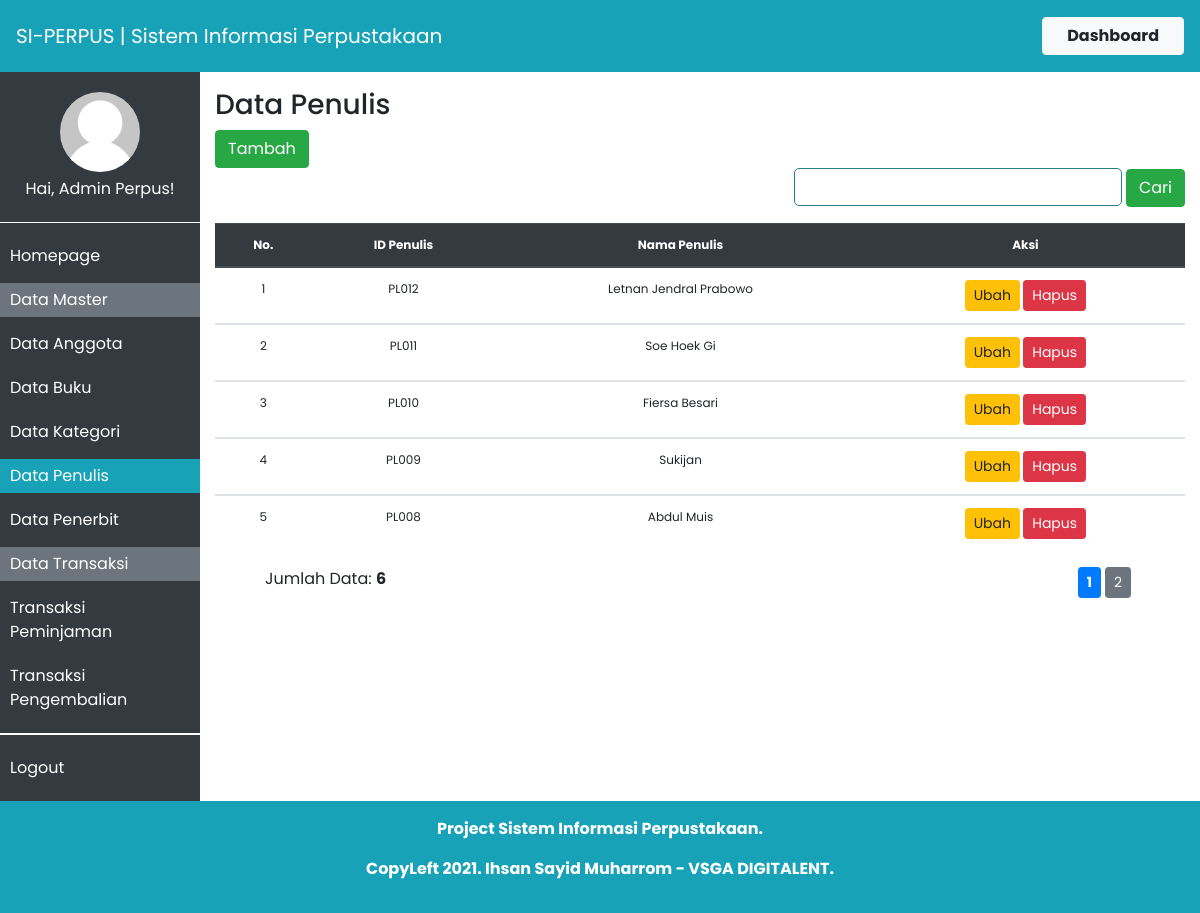
The app's page /index.php?p=penulis (signed in) with its own data.
### tables this page shows
CREATE TABLE `penulis` (
  `id_penulis` char(5) NOT NULL,
  `nama_penulis` varchar(25) NOT NULL
);

### config/konfigurasi-umum.php (called while the page is built, shortened)
<?php
	$_QUERY_LIMIT		= 5;
?>

### app/penulis.php (the view, shortened to what this page needs)
<?php
	$row = 0;
	$offset = 0;
	if(!isset($_POST['cari'])) {
		$sql = "SELECT * FROM penulis ORDER BY id_penulis DESC LIMIT {$offset}, {$_QUERY_LIMIT};";
		$query = mysqli_query($db_conn, $sql);
		$sql_count = "SELECT id_penulis FROM penulis;";
		$query_count = mysqli_query($db_conn, $sql_count);
		$row = $query_count->num_rows;
	}
?>
		<div id="container">
			<div class="page-title">
				<h3>Data Penulis</h3>
			</div>
			<div class="page-content">
				<div class="table-upper">
					<div class="table-upper-left">
						<a href="index.php?p=penulis-tambah" class="btn btn-success btn-medium">Tambah</a>
					</div>
					<div class="table-upper-right">
						<form name="pencarian_anggota" action="" method="post" class="mg-top-15 text-right">
							<input type="text" name="kata_kunci" class="input_search">
							<input type="submit" name="cari" value="Cari" class="btn btn-success">
						</form>
					</div>
				</div>
			<?php
				if($row > 0) {
			?>
				<table class="table data-table">
					<thead class="thead-dark">
						<tr>
							<th>No.</th>
							<th>ID Penulis</th>
							<th>Nama Penulis</th>
							<th>Aksi</th>
						</tr>
					</thead>
				<?php
					$i = 1;
					while($data = mysqli_fetch_array($query)) {
				?>
					<tbody>
						<tr>
							<td class="text-center"><?php echo $i++; ?></td>
							<td><?php echo $data['id_penulis']; ?></td>
							<td><?php echo $data['nama_penulis']; ?></td>
							<td class="text-center">
								<a href="index.php?p=penulis-ubah&id=<?php echo $data['id_penulis']; ?>" class="btn btn-warning btn-sm">Ubah</a>
								<a href="index.php?p=penulis-hapus&id=<?php echo $data['id_penulis']; ?>" class="btn btn-danger btn-sm confirm">Hapus</a>
							</td>
						</tr>
					</tbody>
				<?php
					}
				?>
				</table>
				<div class="table-lower">
					<div class="table-lower-left mg-top-5">
						Jumlah Data: <span class="font-weight-bold"><?php echo $row; ?></span>
					</div>
					<div class="table-lower-right text-right">
					<?php if(!isset($_POST['cari'])) {  ?>
						<ul class="table-pagination">
						<?php
						}
					?>
						</ul>
					</div>
				</div>
			<?php } else { ?>
				<p class="text-center">Data tidak tersedia.</p>
			<?php } ?>
			</div>
		</div>

### assets/css/style.css (style rules this page uses)
body { font-family: 'Poppins', sans-serif; }
:root { --primary: #297F87; }
.table.data-table { font-size: 12px !important; margin: 1rem 0; }
.table > thead, .table > tbody { text-align: center; }
.table-lower { display: flex; justify-content: space-between; padding: 0 50px; }
.table-lower > .table-lower-right > .table-pagination { list-style: none; }
.input_search { border: 1px solid var(--primary); border-radius: 5px; padding: 0.4rem 0.3rem; }

### records on screen
penulis: id_penulis "PL012", nama_penulis "Letnan Jendral Prabowo"
penulis: id_penulis "PL011", nama_penulis "Soe Hoek Gi"
penulis: id_penulis "PL010", nama_penulis "Fiersa Besari"
penulis: id_penulis "PL009", nama_penulis "Sukijan"
penulis: id_penulis "PL008", nama_penulis "Abdul Muis"

### other values on screen
$_SITE_TITLE "SI-PERPUS | Sistem Informasi Perpustakaan"
$_SESSION['sesi'] "Admin Perpus"
$row "6"
$_SITE_INFO "Project Sistem Informasi Perpustakaan."
$_SITE_CREDIT "CopyLeft 2021. Ihsan Sayid Muharrom - VSGA DIGITALENT."
